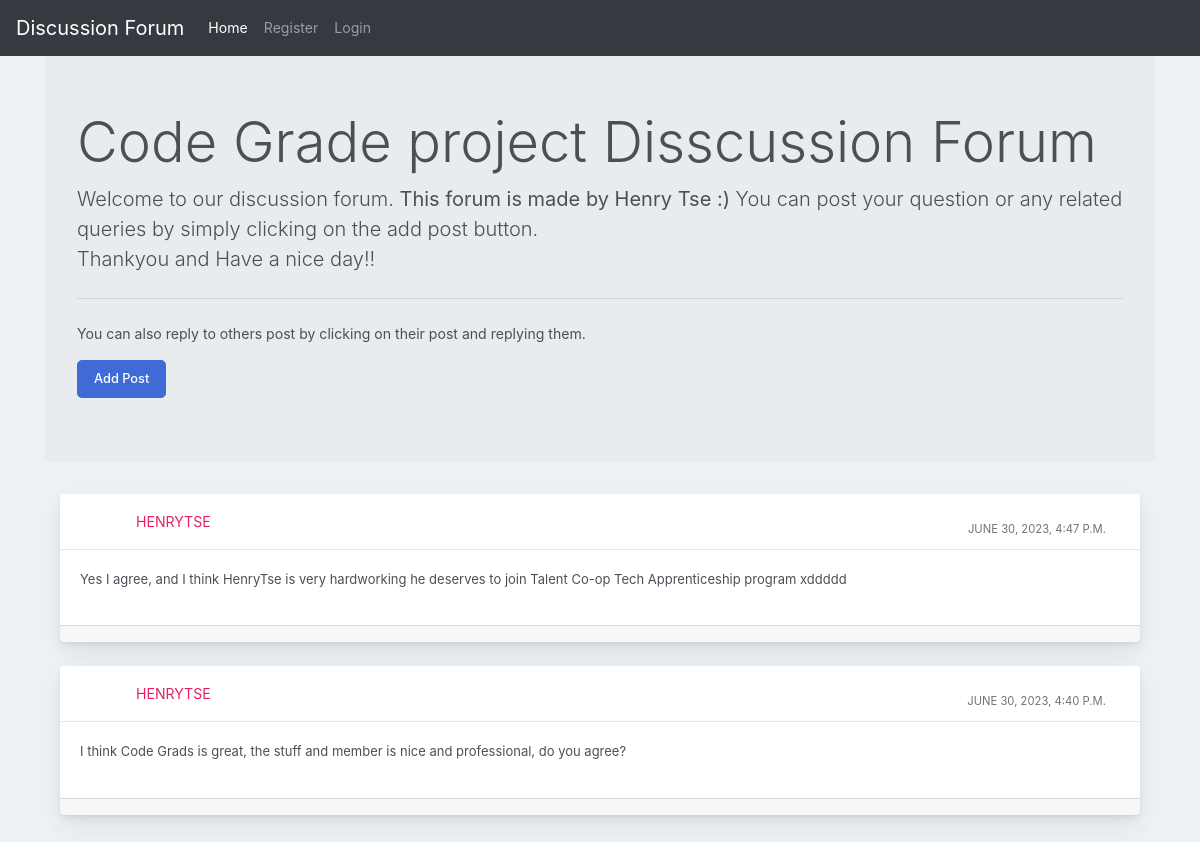
The page / on the database its author committed.
### forum/models.py (models this page shows)
class Post(models.Model):
    user1 = models.ForeignKey(User, on_delete=models.CASCADE, default=1)
    post_id = models.AutoField
    post_content = models.CharField(max_length=5000)
    timestamp= models.DateTimeField(default=now)
    image = models.ImageField(upload_to="images",default="")

### forum/views.py (the view, shortened to what this page needs)
# urls.py: path("", views.discussionforum, name="Forum"),
def discussionforum(request):
    profile = Profile.objects.all()
    posts = Post.objects.filter().order_by('-timestamp')
    return render(request, "forum/discussionforum.html", {'posts':posts})

### forum/templates/forum/discussionforum.html (shortened to what this page needs)
{% extends 'forum/basic.html' %}
{% block homeactive %} active {% endblock homeactive %}
{% block body %}
{% load static %}
<div class="container my-4">
<div class="jumbotron">
    <h1 class="display-4">Code Grade project Disscussion Forum</h1>
    <p class="lead">Welcome to our discussion forum. <strong>This forum is made by Henry Tse :)</strong> You can post your question or any related queries by simply clicking on the add post button. <br> Thankyou and Have a nice day!!</p>
    <hr class="my-4">
    <p>You can also reply to others post by clicking on their post and replying them.</p>
      <button class="btn btn-primary btn-lg" data-target="#questions" data-toggle="modal" role="button">Add Post</button>
    </div>
    {% for post in posts %}
    <div class="container-fluid mt-10">
      <div class="row">
          <div class="col-md-12">
              <div class="card mb-4">
                  <div class="card-header">
                      <div class="media flex-wrap w-100 align-items-center"> <img src="/media/{{post.image}}"
                          <div class="media-body ml-3"> <a href="/discussion/{{post.id}}" data-abc="true">{{post.user1}}</a>
                          </div>
                          <div class="text-muted small ml-3">
                            <div class="px-4 pt-3">{{post.timestamp}} </div>
                          </div>
                      </div>
                  </div>
                  <div class="card-body">
                      <p>{{post.post_content}}</p>
                  </div>
                  <div class="card-footer d-flex flex-wrap justify-content-between align-items-center px-0 pt-0 pb-3">
                  </div>
              </div>
          </div>
      </div>
  </div>
  {% endfor %}
</div>
    {% endblock %}

### forum/templates/forum/basic.html (shortened to what this page needs)
<!doctype html>
<html lang="en">
  <head>
    <link rel="stylesheet" href="https://stackpath.bootstrapcdn.com/bootstrap/4.2.1/css/bootstrap.min.css">
  </head>
  <body>
    <nav class="navbar navbar-expand-lg navbar-dark bg-dark fixed-top">
  <a class="navbar-brand" href="/">Discussion Forum</a>
  <div class="collapse navbar-collapse" id="navbarSupportedContent">
    <ul class="navbar-nav mr-auto">
      <li class="nav-item {% block homeactive %} {% endblock homeactive %} ">
        <a class="nav-link" href="/">Home </a>
      </li>
      {% if user.is_authenticated %}
<ul class="navbar-nav mr-2">
<li class="nav-item dropdown">
<a class="nav-link dropdown-toggle" href='#' id="navbarDropdown" role="button" data-toggle="dropdown"> Welcome {{request.user}}</a>
<div class="dropdown-menu" aria-labelledby="navbarDropdown">
          <a class="dropdown-item" href="/logout">Logout</a>
      <li class="nav-item {% block profileactive %} {% endblock profileactive %}">
        <a class="nav-link" href="/myprofile">Profile</a>
      </li>
        </div>
      </li>
{% else %}
      <li class="nav-item {% block registeractive %} {% endblock registeractive %}">
        <a class="nav-link" href="/register">Register</a>
      </li>
      <li class="nav-item {% block loginactive %} {% endblock loginactive %}">
        <a class="nav-link" href="/login">Login</a>
      </li>
      {% endif %}
    </ul>
  </div>
</nav>
<br>
</body>
{% block body %} {% endblock %}
</html>

### rows shown on the page
Post: user1 "HENRYTSE", timestamp "JUNE 30, 2023, 4:47 P.M.", post_content "Yes I agree, and I think HenryTse is very hardworking he deserves to join Talent Co-op Tech Apprenticeship program xddddd"
Post: user1 "HENRYTSE", timestamp "JUNE 30, 2023, 4:40 P.M.", post_content "I think Code Grads is great, the stuff and member is nice and professional, do you agree?"
